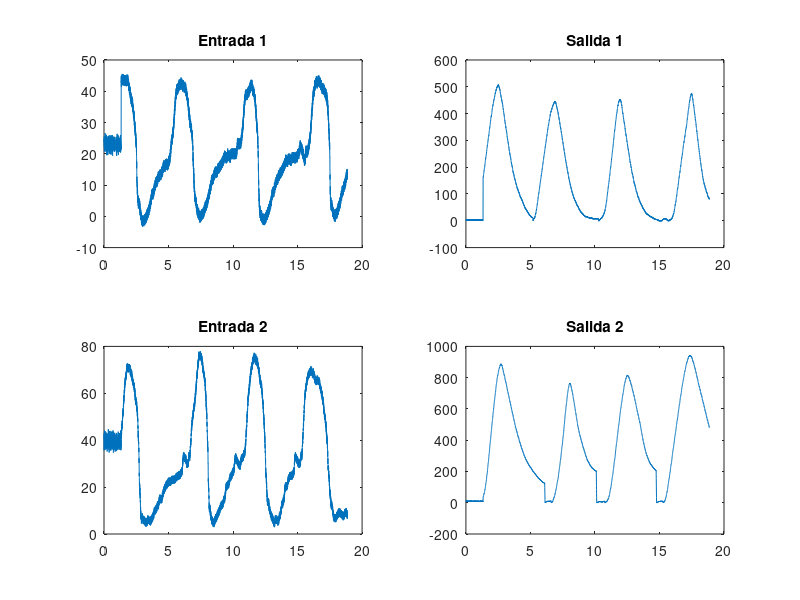
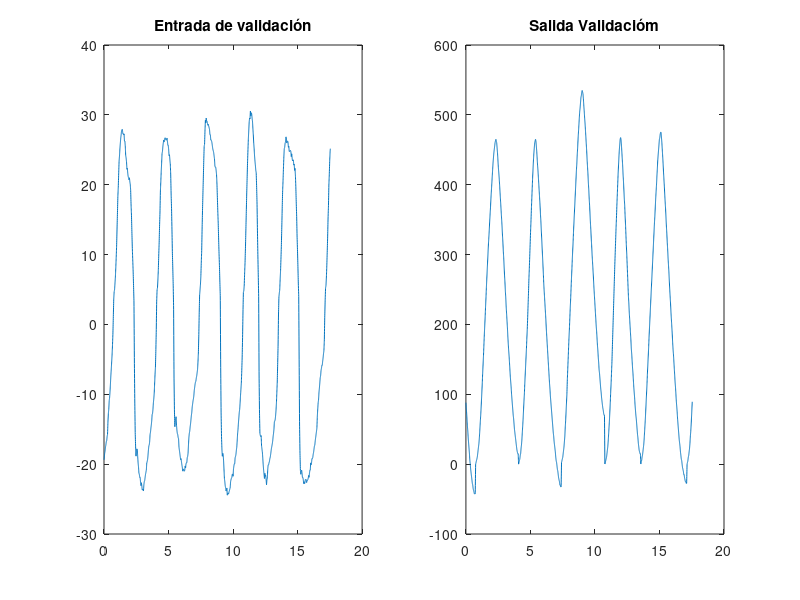
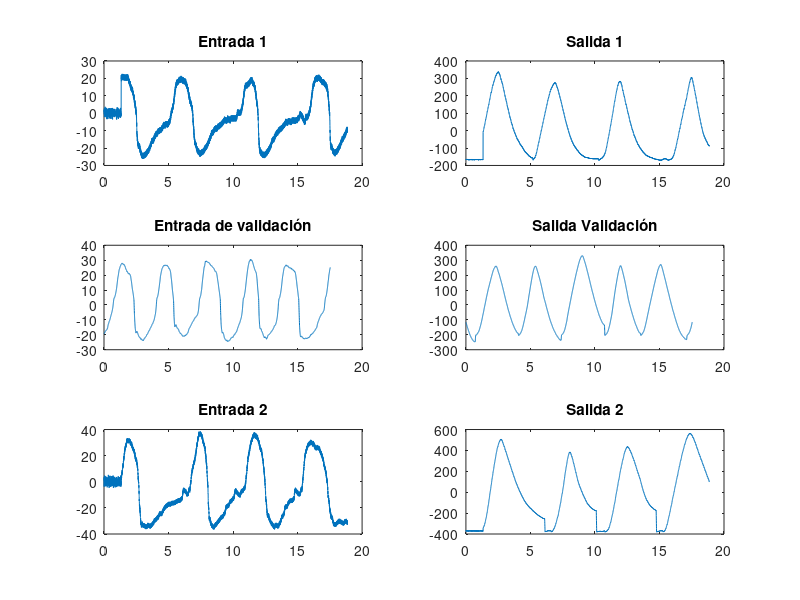
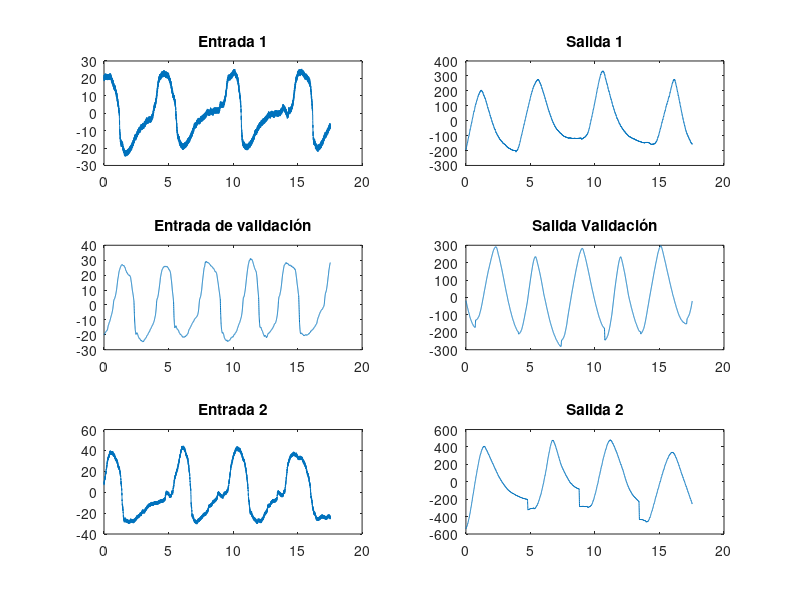

These charts were generated, in order, by the following MATLAB code: (Note: this script raises an error after producing the figures.)
%% Carga
clc; clear all; close all;
load("Experimento_A.mat")
global u2 y2 t2
t1=t1.';
t2=t2.';
%% 0.1 Exploración de los datos
figure()
subplot(2,2,1)
plot(t1,u1)
title("Entrada 1")
subplot(2,2,2)
plot(t1,y1)
title("Salida 1")
subplot(2,2,3)
plot(t2,u2)
title("Entrada 2")
subplot(2,2,4)
plot(t2,y2)
title("Salida 2")
%% 
figure()
subplot(1,2,1)
plot(tv,uv)
title("Entrada de validación")
subplot(1,2,2)
plot(tv,yv)
title("Salida Validacióm")
%% 1 Filtrados iniciales
%% Recorte offset 
pos_off=find(t1<=1.33);
offu1=mean(u1(pos_off));
offu2=mean(u2(pos_off));
u1=u1-ones(size(u1,1),1)*offu1; 
u2=u2-ones(size(u2,1),1)*offu2; 
%No se alcanza a ver claramente el punto estable
offy1=mean(y1);
offy2=mean(y2);
offyv=mean(yv);
y1=y1-ones(size(y1,1),1)*offy1; 
yv=yv-ones(size(yv,1),1)*offyv;
y2=y2-ones(size(y2,1),1)*offy2; 
%No se le hacen cambios a uv ya que parece no tener offset aparente
%% Grafica
figure()
subplot(3,2,1)
plot(t1,u1)
title("Entrada 1")
subplot(3,2,2)
plot(t1,y1)
title("Salida 1")
subplot(3,2,3)
plot(tv,uv)
title("Entrada de validación")
subplot(3,2,4)
plot(tv,yv)
title("Salida Validación")
subplot(3,2,5)
plot(t2,u2)
title("Entrada 2")
subplot(3,2,6)
plot(t2,y2)
title("Salida 2")
%% Recorte de los perdiodos de la señal
% para la primera a travez del grafico y con data tips se puede observar el
% periodo en el intervalo de 1.3 a 5.3
recorte=find((1.33<=t1));

t1=t1(recorte)-1.33;
u1=u1(recorte);
y1=y1(recorte);
recorte=find(1.33<=t2);
t2=t2(recorte)-1.33;
u2=u2(recorte);
y2=y2(recorte);
%%
n=2;
u1=detrend(u1,n);
y1=detrend(y1,n);
u2=detrend(u2,n);
y2=detrend(y2,n);
uv=detrend(uv,n);
yv=detrend(yv,n);
%% Grafica
figure()
subplot(3,2,1)
plot(t1,u1)
title("Entrada 1")
subplot(3,2,2)
plot(t1,y1)
title("Salida 1")
subplot(3,2,3)
plot(tv,uv)
title("Entrada de validación")
subplot(3,2,4)
plot(tv,yv)
title("Salida Validación")
subplot(3,2,5)
plot(t2,u2)
title("Entrada 2")
subplot(3,2,6)
plot(t2,y2)
title("Salida 2")
%% Filtrado
% En este caso la señal de entrada de prueba tiene bastante ruido, así que
% utilizaremos un filtrado por fourier
[T,f,p1] = No_Aprendi_nada_en_fourier(u1,t1);
[T2,f2,p12] = No_Aprendi_nada_en_fourier(u2,t2);
%% Grafica
figure()
plot(f,p1)
figure()
plot(f2,p12)
%% Aplicación del filtro
fs=(1/T(1))/2; %Niquist
fs2=(1/T2(1))/2;
% Frecuencias raras vistas en la grafica anterior
u1 = fn_filtro(T,u1,2,[59,61]);
[num,dem]=butter(2,59/fs,"low"); %Se hace un pasa bajas
u1=filtfilt(num,dem,u1);
figure()
freqz(num,dem,4000,fs)
u2 = fn_filtro(T2,u2,2,[59,61]);
[num,dem]=butter(2,59/fs2,"low"); %Se hace un pasa bajas
u2=filtfilt(num,dem,u2);
figure()
freqz(num,dem,4000,fs)
%% Grafica
figure()
subplot(2,2,1)
plot(t1,u1)
title("Entrada 1")
subplot(2,2,2)
plot(t1,y1)
title("Salida 1")
subplot(2,2,3)
plot(t2,u2)
title("Entrada 2")
subplot(2,2,4)
plot(t2,y2)
title("Salida 2")
%En este casi ya no encontramos tanto ruido en la grafica
%% Downsample 
ts=min(diff(t1)); %Se ecuentra la frecuencia de muestreo
fs=1/ts; %Se establece el periodo 
%Se establecen varios valores de prueba para elegir un downsample adecuado
fsn1 = fs; 
fsn2 = fs/2;
fsn3 = fs/3;
%%
n=round(fs/fsn2); %Cambiar dependiendo de la necesidad

t1=downsample(t1,n);
u1=downsample(u1,n);
uv=downsample(uv,n);
y1=downsample(y1,n);
yv=downsample(yv,n);
tv=downsample(tv,n);
%% 
%Se grafiacan los resultados del downsample

%% 2 Parametricas  
%Iniciamos los data
data_1=iddata(y1,u1,1/fsn2);
data_2=iddata(yv,uv,1/fsn2);
%% 2.1 ARX
NN=struc(1:3,1:3,1:3);
%Estimando el modelo
v=arxstruc(data_1,data_2,NN);
%Para error y orden a partir de los coeficientes
[orden_arx,vmod]=selstruc(v,"AIC");
%Ya conociendo los coeficientes se construye el modelo
M_ARX=arx(data_1,orden_arx);
present(M_ARX)
%%
%Comparamos el modelo con los datos reales
figure()
[yarx,fit_ev_arx,xarx,yarx2,fit_val_arx,xarx2,e_]=comparedata(M_ARX,data_1,data_2,"(ARX)")
%% Error de las salidas
e_arx=errorr(yarx2.y,data_2.y); %Se compara el error con el modelo encontrado
%% AIC por funcion directa
Vmin_arx=aic(M_ARX,"AIC") %Se hace para así tener valores similares debido a la diferencia de como calcula el Acaike el selstruc y la función aic
%% 2.2 ARMAX
%Se crean las estructuras
na = 1:3;
nb = 1:3;
nc = 1:3;
nk= 0:3;
NN = struc(na,nb,nc,nk); 
%Se inicia un campo de celdas del tamaño de la estructura
modelsarmax = cell(size(NN,1),1);
for ct = 1:size(NN,1)
   modelsarmax{ct,2} = NN(ct,:); %Se almacena el orden de los coeficientes para su posterior comparación
   modelsarmax{ct} = armax(data_1, NN(ct,:)); %Se almacena la información de cada modelo con los diferentes coeficientes en cada celda para su mejor comparación
end
%% AIC
V = aic(modelsarmax{:,1},'AIC'); %Se evaluan todos los modelos mediante el criterio de información de acaike y se almacena en V
[Vmin_armax,I1] = min(V); %Se toma la fila del minimo valor de V, lo cual extrae tanto el mejor modelo por el criterio de información como el orden de los coeficientes
M_armax=modelsarmax{I1,1}; %Se establece una variable individual para el modelo
present(M_armax) %Se muestra el modelo
%%
figure()
[yarmax,fit_ev_armax,xarmax,yarmax2,fit_val_armax,xarmax2,e_armax]=comparedata(M_armax,data_1,data_2,"(ARMAX)") %Se compara el modelo y se imprime la información pertinente
%% 2.3 Oe
%En este caso los siguentes modelos siguen el mismo orden que ARMAX solo
%que  en estos casos cambian el numero de coeficientes a encontrar
nf = 1:3;
nb = 1:3;
nk = 0:3;
NN = struc(nf,nb,nk); 
modelsoe = cell(size(NN,1),1);
for ct = 1:size(NN,1)
   modelsoe{ct,2} = NN(ct,:);
   modelsoe{ct} = oe(data_1, NN(ct,:));
end
%% AIC
V = aic(modelsoe{:,1},'AIC');
[Vmin_Oe,I2] = min(V);
M_oe=modelsoe{I2,1};
present(M_oe)
%%
figure()
[yoe,fit_ev_oe,xoe,yoe2,fit_val_oe,xoe2,e_oe]=comparedata(M_oe,data_1,data_2,"(OE)")
%% 2.4 Bj
nb = 1:3;
nc = 1:3;
nd = 1:3;
nf= 0:3;
nk=0:3;
NN = struc(nb,nc,nd,nf,nk); 
modelsbj = cell(size(NN,1),1);
for ct = 1:size(NN,1)
   modelsbj{ct,2} = NN(ct,:);
   modelsbj{ct} = bj(data_1, NN(ct,:));
end
%% AIC
V = aic(modelsbj{:,1},'AIC');
[Vmin_Bj,I3] = min(V);
M_bj=modelsbj{I3,1};
present(M_bj)
%%
figure()
[ybj,fit_ev_bj,xbj,ybj2,fit_val_bj,xbj2,e_bj]=comparedata(M_bj,data_1,data_2,"(BJ)")
%% 3 Analisis de sensibilidad
% Validación del modelo encontrado en tiempo
M_ARX_c = d2c(M_ARX,'tustin');
%oe
 
y_pred_ARX = lsim(M_ARX_c,u1,t1);
y_pred_v_ARX = lsim(M_ARX_c,uv,tv);
figure()
subplot(211)
off=min(y1);
plot(t1,y1-off,t1,y_pred_ARX-off)
legend('Y','Y predicha por ARX')
title('Salida real Vs. predicha (evaluación)')
xlabel('Tiempo(s)')
ylabel('Amplitud')
subplot(212)
plot(tv,yv+ones(size(yv,1),1)*offyv,tv,y_pred_v_ARX+ones(size(yv,1),1)*offyv)
legend('Y','Y predicha por ARX')
title('Salida real Vs. predicha (validación)')
xlabel('Tiempo(s)')
ylabel('Amplitud')
%% extración de coeficientes 
%Funcion transferencia
H=tf(M_ARX_c)
[num,dem]=tfdata(H,"v");
pararef=[num(1) num(2) num(3) num(4) dem(1) dem(2) dem(3) dem(4)];
step=2;
range=[-50 50];
[J,para_change]= fn_sensible(pararef,step,range); %Recordar cambiar la funcion a evaluar
%% Graf sensible
figure()
for i=1:length(pararef)
    plot(para_change,J(:,i))
    hold on
end
legend("A","B","C","D","E","F","G","H")

%% Optimización 
D=pararef(4);
G=pararef(7);

theta_ini=[D G]; %Aplicamos un valor semilla a partir de los coeficiente de referencia y como estos interactuan con la ecuación
%Recordar cambiar el Thetha ini
%Cambiar los parametros en la de coste también
[thetha,Fval,exitflag,output]=fminsearch("fn_coste",theta_ini); %Buscanos el minimo error con esos valores
disp(' ')
disp(' Final parameter values: ')
disp(thetha);
disp(output)
%% Graficar coste
figure()
num(4)=thetha(1);
dem(3)=thetha(2);

Hs=tf(num,dem);
ypred=lsim(Hs,u2,t2);
offset=min(y2);
graf_ypred=ypred-offset;
graf_y2=y2-offset;
plot(t2,graf_ypred,t2,graf_y2)
errorr(ypred,y2)
corrcoef(ypred,y2)
legend("Predicha", "real")
%% funciones

function [T,f,p1] = No_Aprendi_nada_en_fourier(in_r,t)
Y=fft(in_r); %Transoformada rapida
L=length(in_r); %N puntos de la función
p2=abs(Y/L); 
p1=p2(1:((L/2)+1)); %Ajuste del largo 
p1(2:end-1)=2*p1(2:end-1);
T=diff(t);%Frecuencia de muestreo, da un vector entonces por eso solo se toma el primer valor
f=1/T(1)*(0:(L/2))/L;%X en terminos de frecuencia
end
function in_filt = fn_filtro(T,in_r,orden,rango)
Fs=(1/T(1))/2; 
[num,dem]=butter(orden,rango./Fs,"stop"); %Primer factor es el orden, el segundo es la frecuencia que se desea filtrar, y como sabemos la frecuencia tenemos que pasarla a numeros de muestras por eso se divide punto a punto con Fs
in_filt=filtfilt(num,dem,in_r); % aca se esta aplicando el filtro
end
function [yy,fitt,xx,yy2,fitt2,xx2,Error]=comparedata(modelo,data_1cop,data_2cop,titulo)
    subplot(2,1,1)
    [yy,fitt,xx]=compare(data_1cop,modelo); %para guardar el fit
    compare(data_1cop,modelo)  %para graficar
    title("Datos evaluación "+titulo)
    subplot(2,1,2)
    [yy2,fitt2,xx2]=compare(data_2cop,modelo);
    compare(data_2cop,modelo)
    Error=errorr(yy2.y,data_2cop.y); % Error calculado con función propia
    title("Datos validación "+titulo)
end
function err = errorr(x1,x2)
L1=length(x1);
E=x1-x2;
err=sqrt(sum(E.^2,"omitnan"))/L1;
end